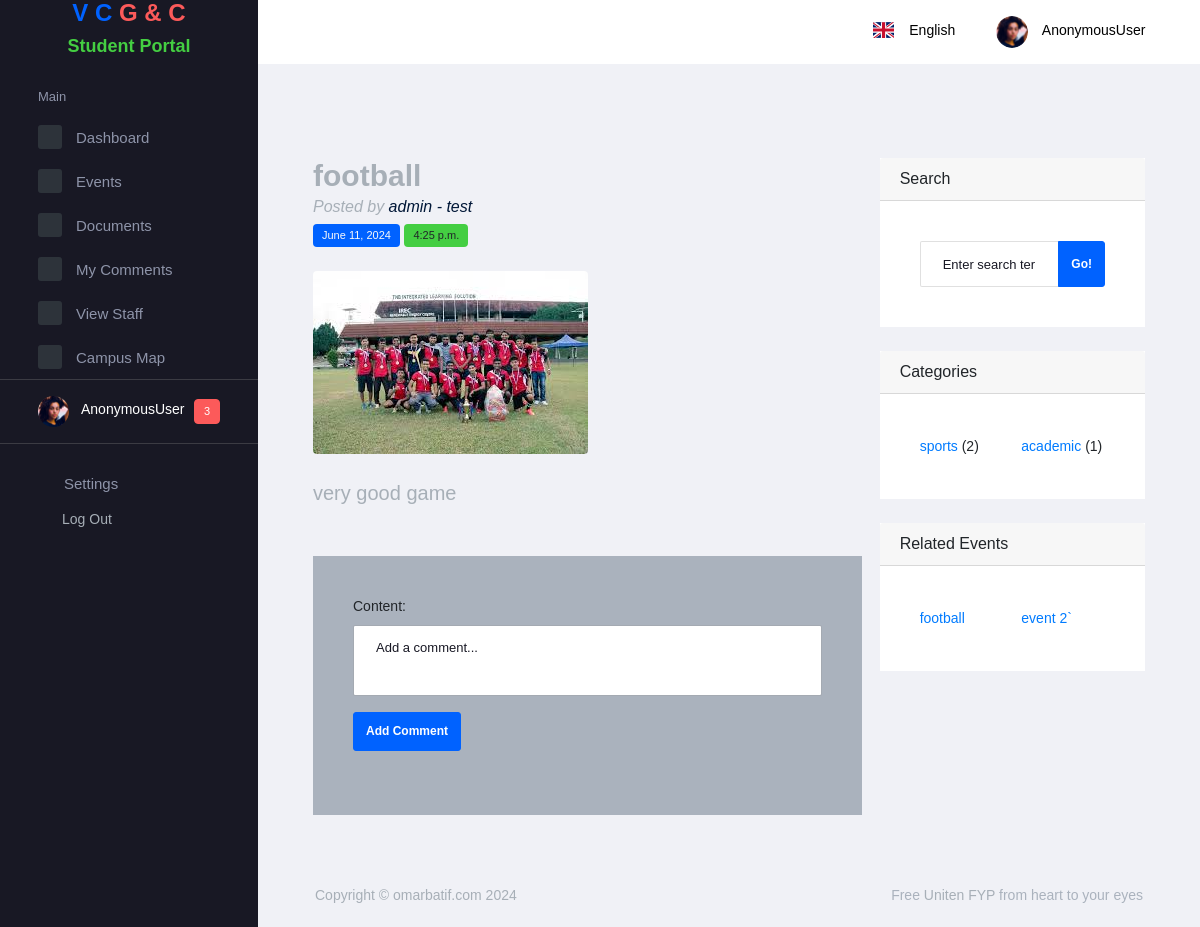
The page /student/event/1 on the database as committed earlier.
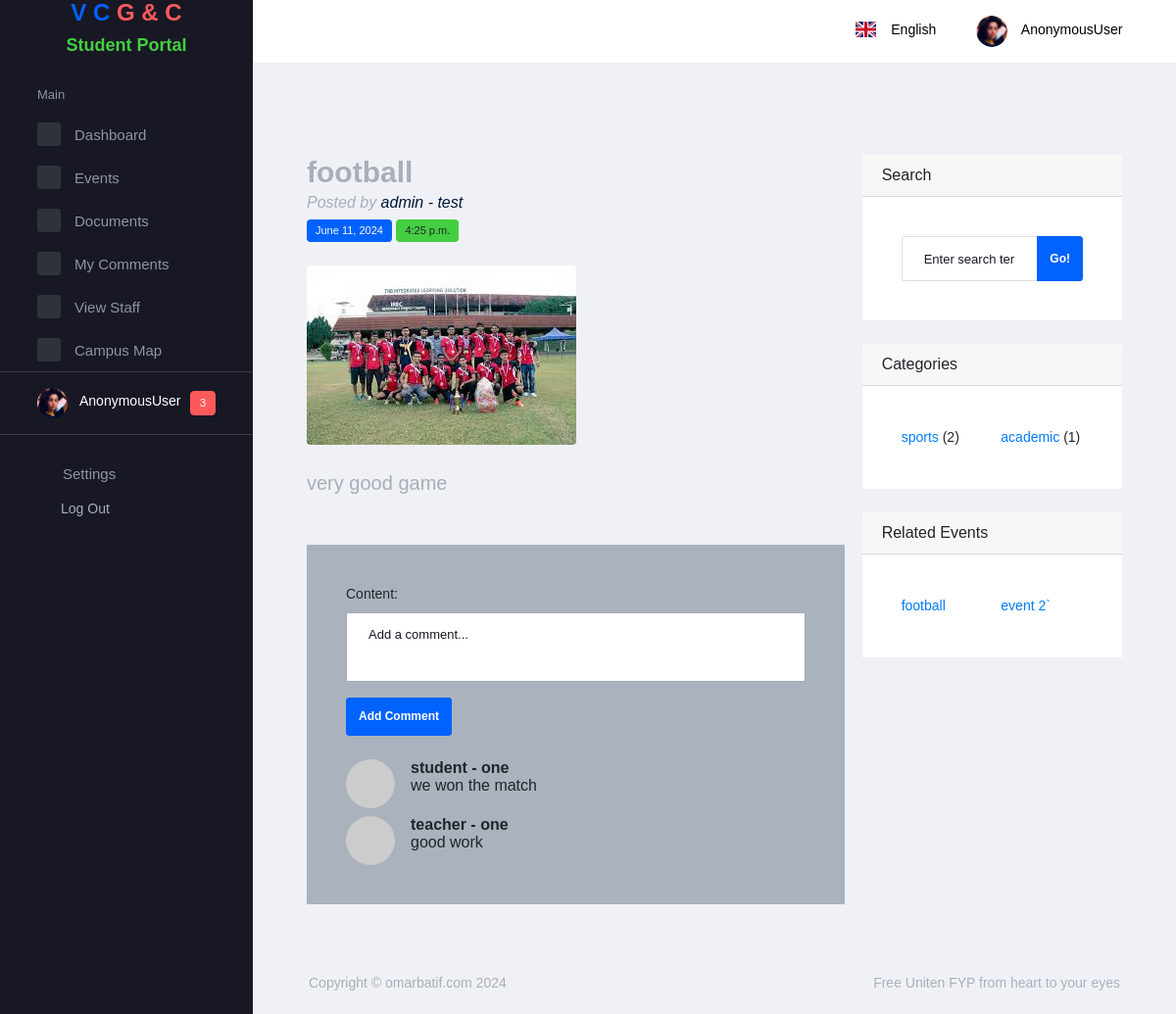
The same page on the database as committed later.
### university/models.py (models this page shows, shortened)
class EventCategory(models.Model):
    class Meta:
        app_label = "university"
        managed = True
        verbose_name = 'Event Category'
        verbose_name_plural = 'Event Categories'
    name = models.CharField(
        max_length=50, blank=True, null=True)
    description = models.CharField(
        max_length=500, blank=True, null=True)
    image = models.ImageField(upload_to="events/categories/",
                              null=True, default="default_img.jpeg")

class Event(models.Model):
    class Meta:
        app_label = "university"
        managed = True
        verbose_name = 'Event'
        verbose_name_plural = 'Events'
    title = models.CharField(max_length=100)
    content = models.TextField()
    created_by = models.ForeignKey(
        'user.CustomUser',
        related_name='events',
        on_delete=models.CASCADE)
    category = models.ForeignKey(EventCategory,
                                 on_delete=models.PROTECT,
                                 related_name="event")
    start_at = models.DateTimeField(blank=True, null=True)
    ends_at = models.DateTimeField(blank=True, null=True)
    created_at = models.DateTimeField(auto_now_add=True)
    updated_at = models.DateTimeField(auto_now=True)
    image = models.ImageField(upload_to="events/",
                              null=True, default="default_img.jpeg")

class Comment(models.Model):
    class Meta:
        app_label = "university"
        managed = True
        verbose_name = 'Comment'
        verbose_name_plural = 'Comments'
    post = models.ForeignKey(Event,
                             on_delete=models.CASCADE, related_name='comments')
    author = models.ForeignKey(
        'user.CustomUser',
        related_name='comments',
        on_delete=models.CASCADE)
    content = models.TextField()
    created_at = models.DateTimeField(auto_now_add=True)
    updated_at = models.DateTimeField(auto_now=True)

### user/models.py (models this page shows)
class CustomUser(AbstractBaseUser, PermissionsMixin):
    first_name = models.CharField(_("first name"), max_length=50)
    last_name = models.CharField(_("last name"), max_length=50)
    username = models.CharField(_("user name"), unique=True, max_length=50)
    email = models.EmailField(_("email address"), unique=True)
    is_staff = models.BooleanField(default=False)
    is_student = models.BooleanField(default=False)
    is_active = models.BooleanField(default=True)
    date_joined = models.DateTimeField(default=timezone.now)
    USERNAME_FIELD = "email"
    REQUIRED_FIELDS = [
        "first_name",
        "last_name",
        "username",
    ]
    objects = CustomUserManager()
    class Meta:
        app_label = "user"
        db_table = ""
        managed = True
        verbose_name = "Single User"
        verbose_name_plural = "All Users"
        order_with_respect_to = "is_staff"
    def __str__(self):
        return f"{self.first_name} - {self.last_name}"

### student/views.py (the view, shortened to what this page needs)
class StudentEventDetail(DetailView):
    model = Event
    context_object_name = 'event'
    template_name = 'dashboard/student/events/detail.html'
    def get_context_data(self, **kwargs) -> dict:
        context = super().get_context_data(**kwargs)
        event = self.get_object()
        categories = EventCategory.objects.all().annotate(
            event_count=Count('event'))
        half = len(categories) // 2
        categories_col1 = categories[:half]
        categories_col2 = categories[half:]
        events = Event.objects.filter(category=event.category)
        half = len(events) // 2
        events_col1 = events[:half]
        events_col2 = events[half:]
        comments = event.comments.all()
        comment_form = CommentForm()
        context["categories_col1"] = categories_col1
        context["categories_col2"] = categories_col2
        context["events_col1"] = events_col1
        context["events_col2"] = events_col2
        context["comments"] = comments
        context["comment_form"] = comment_form
        return context

### student/forms.py
class CommentForm(forms.ModelForm):
    class Meta:
        model = Comment
        fields = ['content']
        widgets = {
            'content': forms.Textarea(
                attrs={
                    'class': 'form-control',
                    'rows': 3,
                    'placeholder': 'Add a comment...'}),
        }

### templates/dashboard/student/events/detail.html (shortened to what the changed rows need)
{% extends "dashboard/student-base.html" %} {% block main_content %}
<div class="container mt-5">
  <div class="row">
    <div class="col-lg-8">
      <article>
        <header class="mb-4">
          <h1 class="fw-bolder mb-1">{{event.title}}</h1>
          <div class="text-muted fst-italic mb-2">
            Posted by <span class="text-dark">{{ event.created_by }}</span>
          </div>
          <a class="badge bg-primary text-decoration-none link-light" href="#!"
            >{{ event.updated_at.date }}</a
          >
          <a class="badge bg-success text-decoration-none link-dark" href="#!"
            >{{ event.updated_at.time }}</a
          >
        </header>
        <figure class="mb-4">
          <img
            class="img-fluid rounded"
            src="{{ event.image.url }}"
            alt="..."
            width="auto"
          />
        </figure>
        <section class="mb-5">
          <p class="fs-5 mb-4">{{ event.content }}</p>
        </section>
      </article>
      <section class="mb-5">
        <div class="card bg-light">
          <div class="card-body">
            {% for comment in comments %}
            <div class="d-flex mt-2">
              <div class="flex-shrink-0">
                <img
                  class="rounded-circle"
                  src="https://dummyimage.com/50x50/ced4da/6c757d.jpg"
                  alt="..."
                />
              </div>
              <div class="ms-3">
                <div class="fw-bold">{{comment.author}}</div>
                {{comment.content}}
              </div>
            </div>
            {% endfor %}
          </div>
        </div>
      </section>
    </div>
    <div class="col-lg-4">
      <div class="card mb-4">
        <div class="card-body">
          <div class="row">
            <div class="col-sm-6">
              <ul class="list-unstyled mb-0">
                {% for category in categories_col1 %}
                <li>
                  <a href="{% url 'events-by-category' category.id %}"
                    >{{ category.name }}</a
                  >
                  <span>({{ category.event_count }})</span>
                </li>
                {% endfor %}
              </ul>
            </div>
            <div class="col-sm-6">
              <ul class="list-unstyled mb-0">
                {% for category in categories_col2 %}
                <li>
                  <a href="{% url 'events-by-category' category.id %}"
                    >{{ category.name }}</a
                  >
                  <span>({{ category.event_count }})</span>
                </li>
                {% endfor %}
              </ul>
            </div>
          </div>
        </div>
      </div>
      <div class="card mb-4">
        <div class="card-body">
          <div class="row">
            <div class="col-sm-6">
              <ul class="list-unstyled mb-0">
                {% for event in events_col1 %}
                <li>
                  <a href="{% url 'student-event-detail' event.id %}"
                    >{{ event.title }}</a
                  >
                </li>
                {% endfor %}
              </ul>
            </div>
            <div class="col-sm-6">
              <ul class="list-unstyled mb-0">
                {% for event in events_col2 %}
                <li>
                  <a href="{% url 'student-event-detail' event.id %}"
                    >{{ event.title }}</a
                  >
                </li>
                {% endfor %}
              </ul>
            </div>
          </div>
        </div>
      </div>
    </div>
  </div>
</div>
{% endblock main_content %}

Rows that differ between the two databases and show on the page:
added Comment: author "student - one", content "we won the match"
added Comment: author "teacher - one", content "good work"
